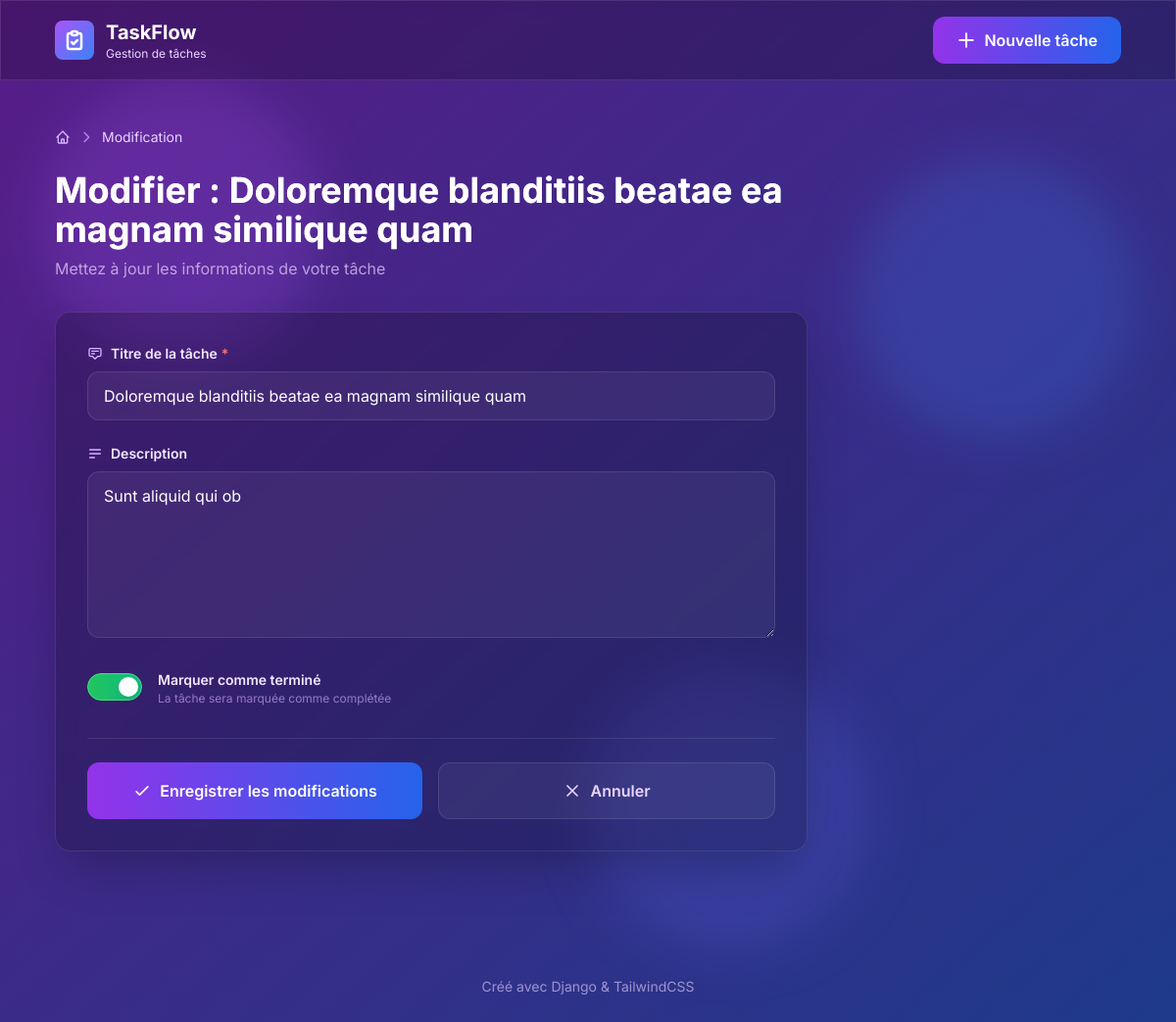
The page /3/edit/ on the database its author committed.
### tasks/models.py (models this page shows, shortened)
class Task(models.Model):
    title = models.CharField(max_length=200)
    description = models.TextField(blank=True)
    is_done = models.BooleanField(default=False)
    created_at = models.DateTimeField(auto_now_add=True)
    class Meta:
        ordering = ["-created_at"]

### tasks/views.py (the view)
# urls.py: path("<int:pk>/edit/", views.task_update, name="update"),
def task_update(request: HttpRequest, pk: int) -> HttpResponse:
    task = get_object_or_404(Task, pk=pk)
    if request.method == "POST":
        form = TaskForm(request.POST, instance=task)
        if form.is_valid():
            task = form.save()
            return redirect("tasks:detail", pk=task.pk)
    else:
        form = TaskForm(instance=task)
    return render(request, "tasks/task_form.html", {"form": form, "mode": "update", "task": task})

### tasks/forms.py
class TaskForm(forms.ModelForm):
    class Meta:
        model = Task
        fields = ["title", "description", "is_done"]
        widgets = {
            "title": forms.TextInput(attrs={"placeholder": "Titre"}),
            "description": forms.Textarea(attrs={"rows": 4, "placeholder": "Description (optionnel)"}),
        }

### tasks/templates/tasks/task_form.html (shortened to what this page needs)
{% extends "tasks/base.html" %}
{% block content %}
  <div class="mb-6">
    <nav class="flex items-center space-x-2 text-sm">
      <a href="{% url 'tasks:list' %}" class="text-purple-300 hover:text-white transition-colors">
        <svg class="w-4 h-4" fill="none" stroke="currentColor" viewBox="0 0 24 24">
          <path stroke-linecap="round" stroke-linejoin="round" stroke-width="2" d="M3 12l2-2m0 0l7-7 7 7M5 10v10a1 1 0 001 1h3m10-11l2 2m-2-2v10a1 1 0 01-1 1h-3m-6 0a1 1 0 001-1v-4a1 1 0 011-1h2a1 1 0 011 1v4a1 1 0 001 1m-6 0h6"></path>
        </svg>
      </a>
      <svg class="w-4 h-4 text-purple-400" fill="none" stroke="currentColor" viewBox="0 0 24 24">
        <path stroke-linecap="round" stroke-linejoin="round" stroke-width="2" d="M9 5l7 7-7 7"></path>
      </svg>
      <span class="text-purple-200">{% if mode == "create" %}Nouvelle tâche{% else %}Modification{% endif %}</span>
    </nav>
  </div>
  <div class="max-w-3xl">
    <div class="mb-8">
      <h2 class="text-3xl sm:text-4xl font-bold text-white mb-2 bg-gradient-to-r from-purple-200 to-blue-200 bg-clip-text text-transparent">
        {% if mode == "create" %}
          Créer une nouvelle tâche
        {% else %}
          Modifier : {{ task.title }}
        {% endif %}
      </h2>
      <p class="text-purple-200/70">
        {% if mode == "create" %}
          Remplissez le formulaire ci-dessous pour créer une nouvelle tâche
        {% else %}
          Mettez à jour les informations de votre tâche
        {% endif %}
      </p>
    </div>
    <form method="post" class="glass-dark rounded-2xl p-8 border border-white/10 shadow-2xl">
      <div class="mb-6">
        <label for="{{ form.title.id_for_label }}" class="block text-sm font-semibold text-purple-100 mb-2">
          <div class="flex items-center">
            <svg class="w-4 h-4 mr-2 text-purple-300" fill="none" stroke="currentColor" viewBox="0 0 24 24">
              <path stroke-linecap="round" stroke-linejoin="round" stroke-width="2" d="M7 8h10M7 12h4m1 8l-4-4H5a2 2 0 01-2-2V6a2 2 0 012-2h14a2 2 0 012 2v8a2 2 0 01-2 2h-3l-4 4z"></path>
            </svg>
            Titre de la tâche
            <span class="text-red-400 ml-1">*</span>
          </div>
        </label>
        <input
          type="text"
          name="{{ form.title.name }}"
          id="{{ form.title.id_for_label }}"
          value="{{ form.title.value|default:'' }}"
          required
          class="w-full px-4 py-3 bg-white/5 border border-white/10 rounded-xl text-white placeholder-purple-300/50 focus:outline-none focus:ring-2 focus:ring-purple-500 focus:border-transparent transition-all duration-300"
          placeholder="Ex: Terminer le rapport mensuel"
        >
      </div>
      <div class="mb-6">
        <label for="{{ form.description.id_for_label }}" class="block text-sm font-semibold text-purple-100 mb-2">
          <div class="flex items-center">
            <svg class="w-4 h-4 mr-2 text-purple-300" fill="none" stroke="currentColor" viewBox="0 0 24 24">
              <path stroke-linecap="round" stroke-linejoin="round" stroke-width="2" d="M4 6h16M4 12h16M4 18h7"></path>
            </svg>
            Description
          </div>
        </label>
        <textarea
          name="{{ form.description.name }}"
          id="{{ form.description.id_for_label }}"
          rows="6"
          class="w-full px-4 py-3 bg-white/5 border border-white/10 rounded-xl text-white placeholder-purple-300/50 focus:outline-none focus:ring-2 focus:ring-purple-500 focus:border-transparent transition-all duration-300 resize-y"
          placeholder="Décrivez votre tâche en détail..."
        >{{ form.description.value|default:'' }}</textarea>
      </div>
      <div class="mb-8">
        <label class="flex items-center cursor-pointer group">
          <div class="relative">
            <div class="w-14 h-7 bg-white/10 rounded-full peer peer-checked:bg-gradient-to-r peer-checked:from-green-500 peer-checked:to-emerald-500 transition-all duration-300 border border-white/20 peer-checked:border-green-400"></div>
            <div class="absolute left-1 top-1 bg-white w-5 h-5 rounded-full transition-all duration-300 peer-checked:translate-x-7 shadow-lg"></div>
          </div>
          <div class="ml-4">
            <span class="text-sm font-semibold text-purple-100 group-hover:text-white transition-colors">
              Marquer comme terminé
            </span>
            <p class="text-xs text-purple-300/60">La tâche sera marquée comme complétée</p>
          </div>
        </label>
      </div>
      <div class="flex flex-col sm:flex-row gap-4 pt-6 border-t border-white/10">
        <button
          type="submit"
          class="flex-1 inline-flex items-center justify-center px-8 py-4 bg-gradient-to-r from-purple-600 to-blue-600 hover:from-purple-500 hover:to-blue-500 text-white font-semibold rounded-xl transition-all duration-300 transform hover:scale-105 hover:shadow-2xl hover:shadow-purple-500/50 focus:outline-none focus:ring-2 focus:ring-purple-500 focus:ring-offset-2 focus:ring-offset-purple-900"
        >
          <svg class="w-5 h-5 mr-2" fill="none" stroke="currentColor" viewBox="0 0 24 24">
            <path stroke-linecap="round" stroke-linejoin="round" stroke-width="2" d="M5 13l4 4L19 7"></path>
          </svg>
          {% if mode == "create" %}Créer la tâche{% else %}Enregistrer les modifications{% endif %}
        </button>
        <a
          href="{% url 'tasks:list' %}"
          class="flex-1 inline-flex items-center justify-center px-8 py-4 bg-white/5 hover:bg-white/10 text-purple-200 hover:text-white border border-white/10 hover:border-purple-500/50 font-semibold rounded-xl transition-all duration-300"
        >
          <svg class="w-5 h-5 mr-2" fill="none" stroke="currentColor" viewBox="0 0 24 24">
            <path stroke-linecap="round" stroke-linejoin="round" stroke-width="2" d="M6 18L18 6M6 6l12 12"></path>
          </svg>
          Annuler
        </a>
      </div>
    </form>
  </div>
{% endblock %}

### tasks/templates/tasks/base.html (style rules this page uses)
.animate-gradient { background-size: 200% 200%; animation: gradient-shift 15s ease infinite; }
.glass-dark { background: rgba(0, 0, 0, 0.2); backdrop-filter: blur(10px); border: 1px solid rgba(255, 255, 255, 0.1); }

### rows shown on the page
Task: title "Doloremque blanditiis beatae ea magnam similique quam", description "Sunt aliquid qui ob"
